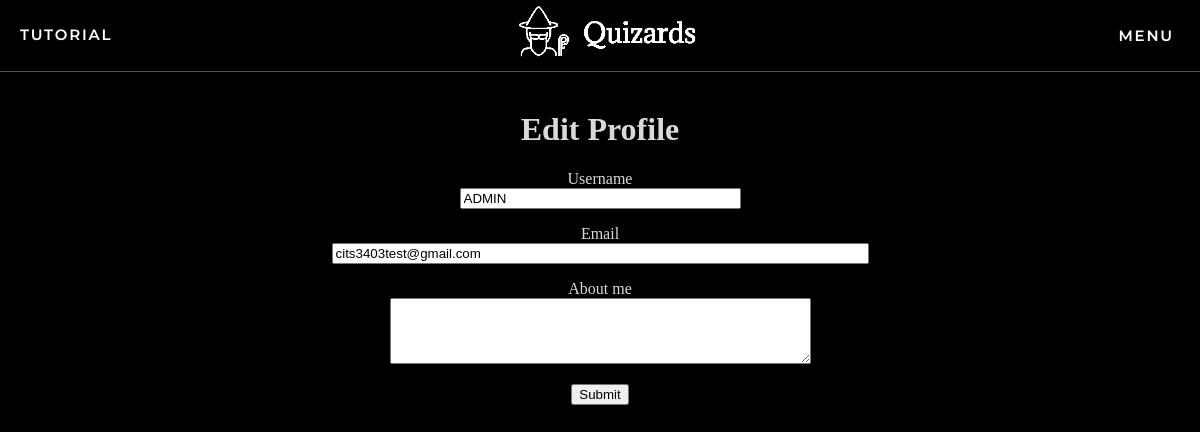
/edit_profile (signed in), run on an earlier commit of the app's database.
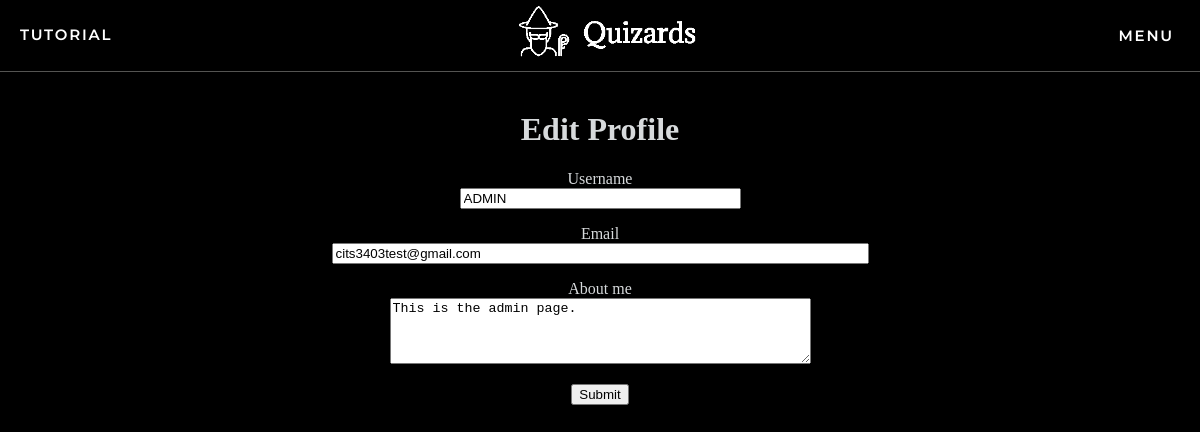
And on a later commit of the database.
### app/models.py (models this page shows, shortened)
class User(UserMixin, db.Model):
    id = db.Column(db.Integer, primary_key=True)
    username = db.Column(db.String(64), index=True, unique=True)
    email = db.Column(db.String(120), index=True, unique=True)
    password_hash = db.Column(db.String(128))
    posts = db.relationship('Post', backref='author', lazy='dynamic')
    authorOf = db.relationship('Quizzes', backref='author', lazy='dynamic')
    admin = db.Column(db.Boolean, unique=False, default=False)
    marksOf = db.relationship('quizMarks', backref='markOf', lazy='dynamic')
    longanswers = db.relationship('LongAnswers', backref='user', lazy='dynamic')
    about_me = db.Column(db.String(140))
    last_seen = db.Column(db.DateTime, default=datetime.utcnow)
    followed = db.relationship(
        'User', secondary=followers,
        primaryjoin=(followers.c.follower_id == id),
        secondaryjoin=(followers.c.followed_id == id),
        backref=db.backref('followers', lazy='dynamic'), lazy='dynamic')

### app/routes.py (the view)
@app.route('/edit_profile', methods=['GET', 'POST'])
@login_required
def edit_profile():
    form = EditProfileForm(current_user.username)
    if form.validate_on_submit():
        current_user.username = form.username.data
        current_user.email = form.email.data
        current_user.about_me = form.about_me.data
        db.session.commit()
        flash('Your changes have been saved.', 'alertSuccess')
        return redirect(url_for('edit_profile'))
    elif request.method == 'GET':
        form.username.data = current_user.username
        form.email.data = current_user.email
        form.about_me.data = current_user.about_me
    return render_template('edit_profile.html', title='Edit Profile',
                           form=form)

### app/forms.py (shortened to what this page needs)
class EditProfileForm(FlaskForm):
    username = StringField('Username', validators=[DataRequired()])
    email = StringField('Email', validators=[DataRequired(), Email()])
    about_me = TextAreaField('About me', validators=[Length(min=0, max=140)])
    submit = SubmitField('Submit')
    def __init__(self, original_username, *args, **kwargs):
        super(EditProfileForm, self).__init__(*args, **kwargs)
        self.original_username = original_username

### app/models.py (called while the page is built)
@login.user_loader
def load_user(id):
    return User.query.get(int(id))

### app/routes.py (called while the page is built)
@app.before_request
def before_request():
    if current_user.is_authenticated:
        g.user = load_user(current_user.id)
        current_user.last_seen = datetime.utcnow()
        db.session.commit()

### app/templates/edit_profile.html (shortened to what this page needs)
{% extends "base.html" %}
{% block content %}
    <h1>Edit Profile</h1>
    <form action="" method="post">
        <p>
            {{ form.username.label }}<br>
            {{ form.username(size=32) }}<br>
        </p>
        <p>
            {{ form.email.label }}<br>
            {{ form.email(size=64) }}<br>
        </p>
        <p>
            {{ form.about_me.label }}<br>
            {{ form.about_me(cols=50, rows=4) }}<br>
        </p>
        <p>{{ form.submit() }}</p>
    </form>
{% endblock %}

What changed in the data, as far as the page shows it:
changed User "ADMIN": about_me (not shown) → "This is the admin page."
